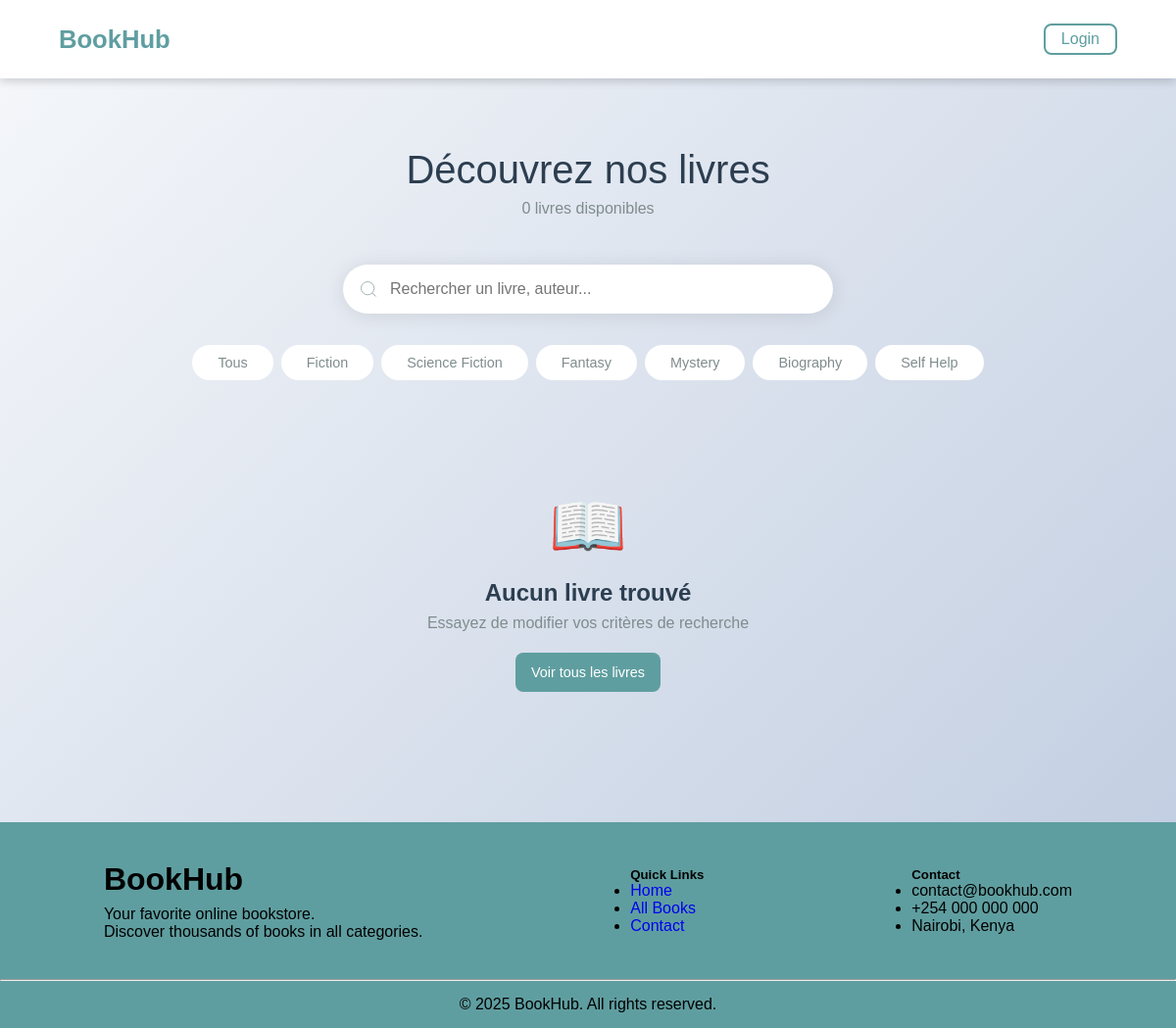
The app's page /books/?category=61, older data.
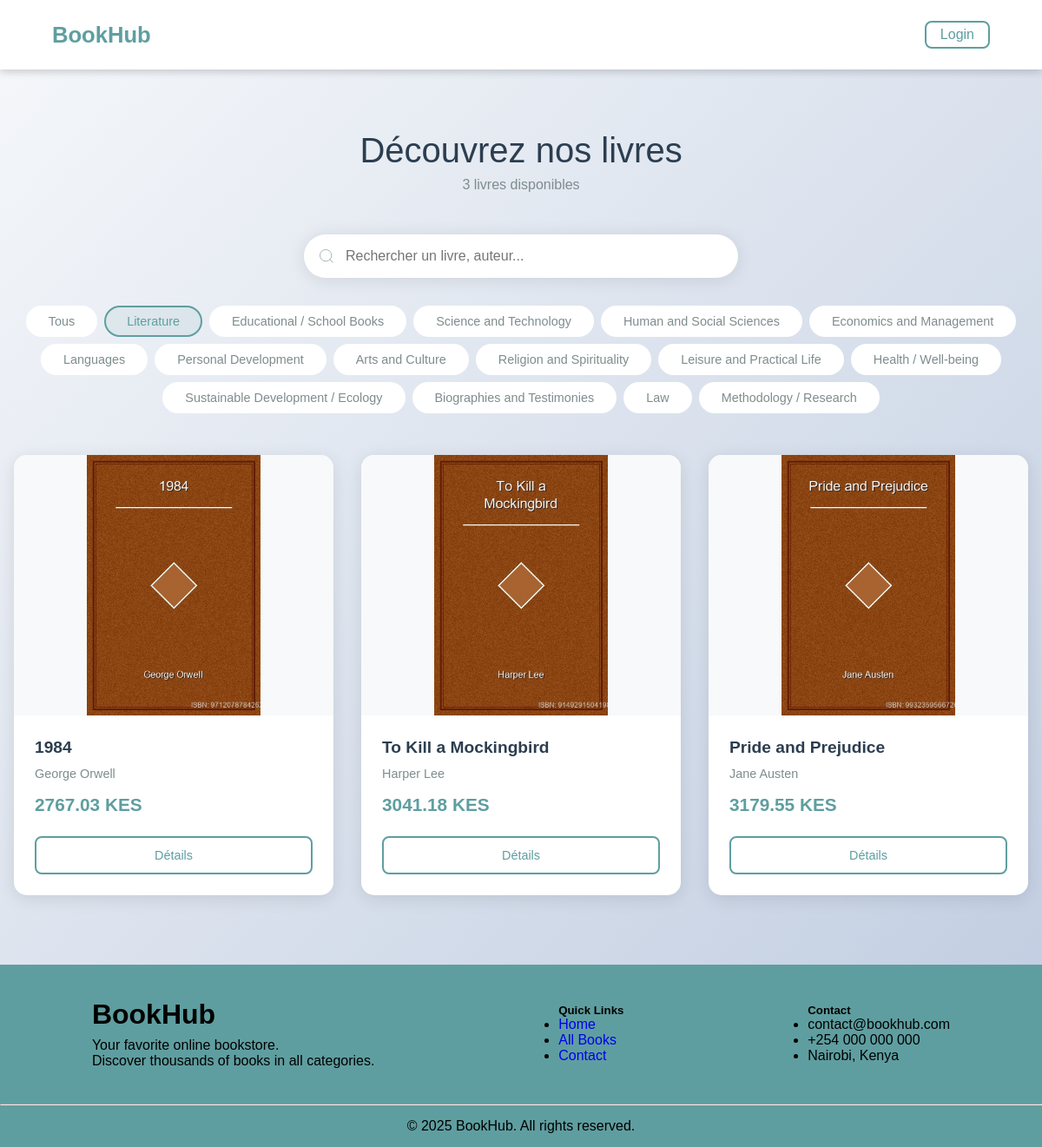
The same page, newer data.
### core/models.py (models this page shows, shortened)
class Category(models.Model):
    name = models.CharField(max_length=100, unique=True)
    description = models.TextField(blank=True)
    created_at = models.DateTimeField(auto_now_add=True)

class Book(models.Model):
    title = models.CharField(max_length=200)
    author = models.ForeignKey(Author, on_delete=models.CASCADE)
    category = models.ForeignKey(Category, on_delete=models.CASCADE)
    isbn = models.CharField(max_length=13, unique=True)
    description = models.TextField()
    price = models.DecimalField(max_digits=10, decimal_places=2, validators=[MinValueValidator(0)])
    stock_quantity = models.IntegerField(validators=[MinValueValidator(0)])
    cover_image = models.ImageField(upload_to='book_covers/', blank=True, null=True)
    created_at = models.DateTimeField(auto_now_add=True)
    updated_at = models.DateTimeField(auto_now=True)

class Author(models.Model):
    name = models.CharField(max_length=200)
    bio = models.TextField(blank=True)
    created_at = models.DateTimeField(auto_now_add=True)

### core/views.py (the view)
# urls.py: path('books/', views.book_list, name='book_list'),
def book_list(request):
    books = Book.objects.filter(stock_quantity__gt=0)
    category_id = request.GET.get('category')
    search_query = request.GET.get('search')
    if category_id:
        books = books.filter(category_id=category_id)
    if search_query:
        books = books.filter(
            Q(title__icontains=search_query) |
            Q(author__name__icontains=search_query) |
            Q(isbn__icontains=search_query)
        )
    else:
        books = books.order_by('?')
    categories = Category.objects.all()
    return render(request, 'core/book_list.html', {
        'books': books,
        'categories': categories
    })

### core/templates/core/book_list.html (shortened to what this page needs)
{% extends 'core/base.html' %}
{% block content %}
    {% include 'core/includes/header.html' %}
<main class="books-page">
    <div class="container">
        <div class="page-header">
            <h1>Découvrez nos livres</h1>
            <p class="book-count" id="book-count">{{ books.count }} livre{{ books.count|pluralize }} disponible{{ books.count|pluralize }}</p>
        </div>
        <div class="search-filters">
            <div class="search-box">
                <input type="text" id="live-search" placeholder="Rechercher un livre, auteur..." autocomplete="off">
                <svg class="search-icon" viewBox="0 0 24 24" fill="none" stroke="currentColor">
                    <circle cx="11" cy="11" r="8"></circle>
                    <path d="m21 21-4.35-4.35"></path>
                </svg>
            </div>
            <div class="category-filters">
                <a href="{% url 'book_list' %}" class="filter-btn {% if not request.GET.category %}active{% endif %}">Tous</a>
                {% for category in categories %}
                <a href="{% url 'book_list' %}?category={{ category.id }}"
                   class="filter-btn {% if request.GET.category == category.id|stringformat:'s' %}active{% endif %}">
                   {{ category.name }}
                </a>
                {% endfor %}
            </div>
        </div>
        <div class="books-grid" id="books-grid">
            {% for book in books %}
            <div class="book-card">
                <div class="book-cover">
                    {% if book.cover_image %}
                    <img src="{{ book.cover_image.url }}" alt="{{ book.title }}" loading="lazy">
                    {% else %}
                    <div class="no-cover">📚</div>
                    {% endif %}
                </div>
                <div class="book-info">
                    <h3 class="book-title">{{ book.title }}</h3>
                    <p class="book-author">{{ book.author.name }}</p>
                    <p class="book-price">{{ book.price }} KES</p>
                    <div class="book-actions">
                        <a href="{% url 'book_detail' book.id %}" class="btn btn-outline">Détails</a>
                    </div>
                </div>
            </div>
            {% empty %}
            <div class="empty-state">
                <div class="empty-icon">📖</div>
                <h3>Aucun livre trouvé</h3>
                <p>Essayez de modifier vos critères de recherche</p>
                <a href="{% url 'book_list' %}" class="btn btn-primary">Voir tous les livres</a>
            </div>
            {% endfor %}
        </div>
    </div>
</main>
{% endblock %}

Row changes from the older to the newer data that the page shows:
removed Category: name "Fiction"
removed Category: name "Science Fiction"
removed Category: name "Fantasy"
removed Category: name "Mystery"
removed Category: name "Biography"
removed Category: name "Self Help"
added Category: name "Literature"
added Category: name "Educational / School Books"
added Category: name "Science and Technology"
added Category: name "Human and Social Sciences"
added Category: name "Economics and Management"
added Category: name "Languages"
added Category: name "Personal Development"
added Category: name "Arts and Culture"
added Category: name "Religion and Spirituality"
added Category: name "Leisure and Practical Life"
added Category: name "Health / Well-being"
added Category: name "Sustainable Development / Ecology"
added Category: name "Biographies and Testimonies"
added Category: name "Law"
added Category: name "Methodology / Research"
added Book: cover_image (picture), title "1984", author.name "George Orwell", price "2767.03"
added Book: cover_image (picture), title "To Kill a Mockingbird", author.name "Harper Lee", price "3041.18"
added Book: cover_image (picture), title "Pride and Prejudice", author.name "Jane Austen", price "3179.55"
Text that changed along with them:
{{ books.count }}: "0" → "3"
text no longer shown: "📖 Aucun livre trouvé Essayez de modifier vos critères de recherche Voir tous les livres"
